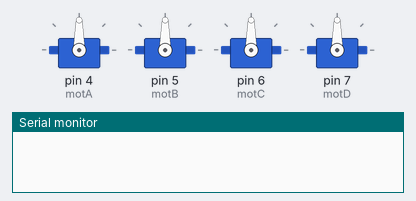
The sketch below on a simulated Arduino Uno, built with avr-gcc and run on an emulated ATmega328P. On the bench: 4 × servo, the last lines printed to the serial monitor.

Above: at 0.1 s.
At 1.1 s:
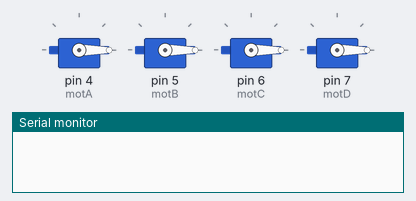
At 9.22 s:
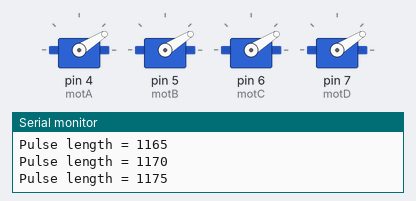
At 19.25 s:
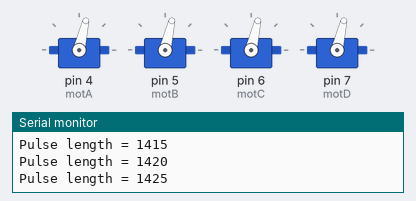
At 29.28 s:
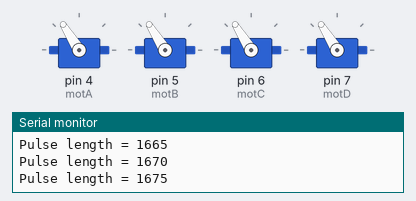
At 39.31 s:
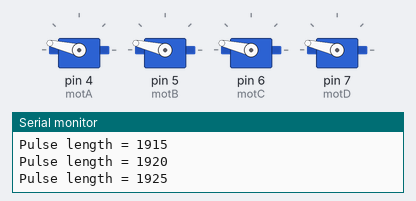
Timing chart, 0 to 40.0 s (numbered marks = the images above):
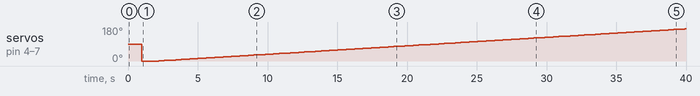

Measured:
- by itself, servo on pin 4 (motA), servo on pin 5 (motB), servo on pin 6 (motC), servo on pin 7 (motD): 90° → 0° at 1.0 s, → 1° 1.2 s later, → 2° 0.20 s later, → 3° 0.20 s later, … (171 changes in this stretch)

The sketch:

plus_de_tests_moteurs.ino
```cpp
#include <Servo.h>
// ---------------------------------------------------------------------------
// Customize here pulse lengths as needed
#define MIN_PULSE_LENGTH 1000 // Minimum pulse length in µs
#define MAX_PULSE_LENGTH 2000 // Maximum pulse length in µs
// ---------------------------------------------------------------------------
Servo motA, motB, motC, motD;
char data;


void setup() {
  // put your setup code here, to run once:
  Serial.begin(9600);

  motA.attach(4, MIN_PULSE_LENGTH, MAX_PULSE_LENGTH);
  motB.attach(5, MIN_PULSE_LENGTH, MAX_PULSE_LENGTH);
  motC.attach(6, MIN_PULSE_LENGTH, MAX_PULSE_LENGTH);
  motD.attach(7, MIN_PULSE_LENGTH, MAX_PULSE_LENGTH);

  delay(1000);

}

void loop() {
  // put your main code here, to run repeatedly:
  motA.writeMicroseconds(MIN_PULSE_LENGTH);
  motB.writeMicroseconds(MIN_PULSE_LENGTH);
  motC.writeMicroseconds(MIN_PULSE_LENGTH);
  motD.writeMicroseconds(MIN_PULSE_LENGTH);

  delay(1000);

  motA.writeMicroseconds(MAX_PULSE_LENGTH);
  motB.writeMicroseconds(MAX_PULSE_LENGTH);
  motC.writeMicroseconds(MAX_PULSE_LENGTH);
  motD.writeMicroseconds(MAX_PULSE_LENGTH);

  for (int i = MIN_PULSE_LENGTH; i <= MAX_PULSE_LENGTH; i += 5) {
    Serial.print("Pulse length = ");
    Serial.println(i);

    motA.writeMicroseconds(i);
    motB.writeMicroseconds(i);
    motC.writeMicroseconds(i);
    motD.writeMicroseconds(i);

    delay(200);
  }

  Serial.println("STOP");
  motA.writeMicroseconds(MIN_PULSE_LENGTH);
  motB.writeMicroseconds(MIN_PULSE_LENGTH);
  motC.writeMicroseconds(MIN_PULSE_LENGTH);
  motD.writeMicroseconds(MIN_PULSE_LENGTH);

  delay(2000);


}
```
